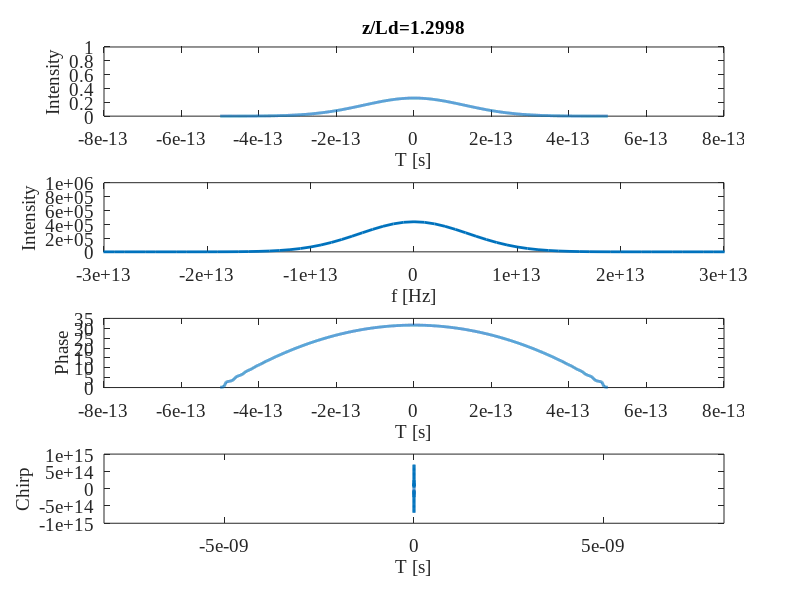
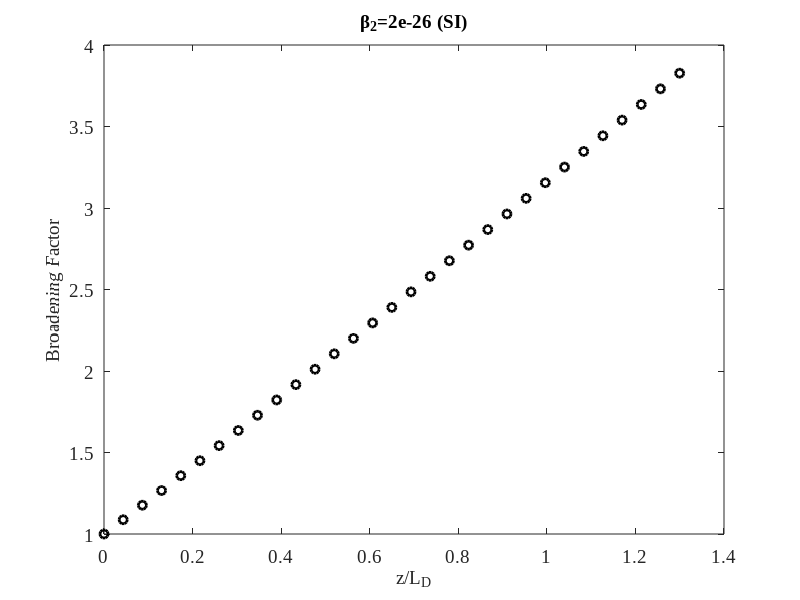
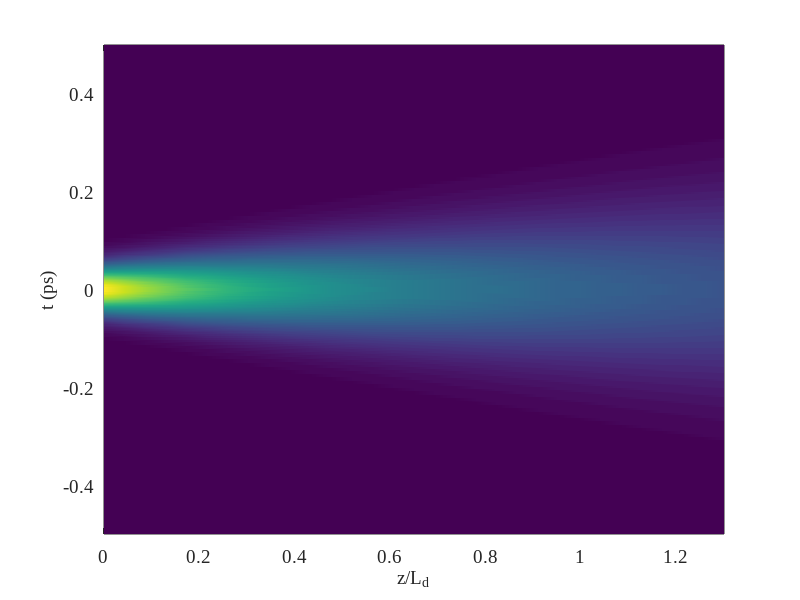
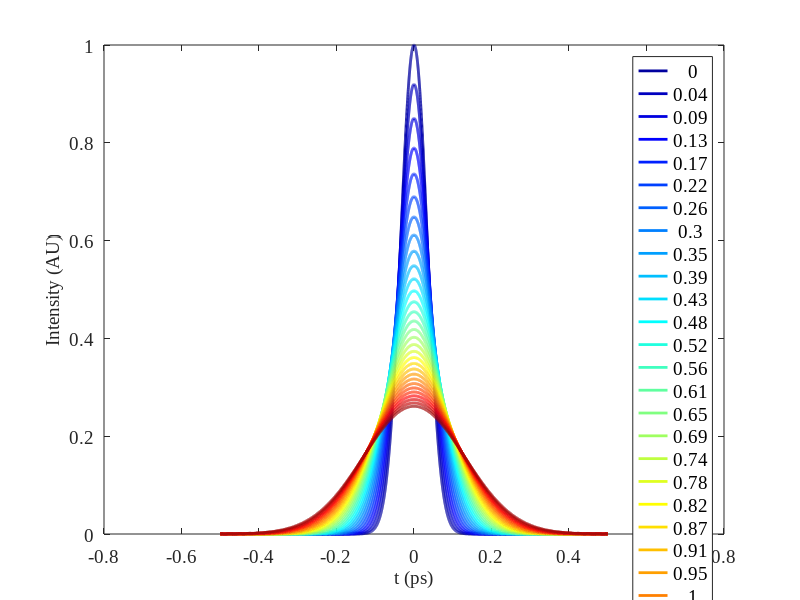

These figures' MATLAB source, in order:
clear
close all

%%%%%%%%%%%%%%%%%%%%%%%%%%%%%%%%%%%%%%%%%%%%%%%%%%%%%
%%%% FIELD AND SYSTEM PARAMETERS %%%%%%%%%%%%%%%%%%%%%%%%%%
%%%%%%%%%%%%%%%%%%%%%%%%%%%%%%%%%%%%%%%%%%%%%%%%%%%%%

T=500e-15;              %T_max dell'intervallo campionato in s
T0=80e-15;              %durata dell'impulso in s
s0=T0/2.355*sqrt(2);    %conversion FWHM to sigma
tp0=0;                  %posizione iniziale dell'impulso in s
beta1=0/(3e8/1.52);   
% zmax=50e-6;           %distanza massima all'interno del materiale dispersivo
beta2=1*2e-26;          %beta_2 for optical fiber
% beta2=0*7.6e-26;      %beta_2 for optical silica
% beta2=1*5.3e-26;      %beta_2 for CaF2
zmax=0.15;              %distanza massima all'interno del materiale dispersivo 
% alpha=1*1/22000;    
alpha=0*2;              % esagerated absortpion
C=-1*-2;%-2;             %initial chirp 



SaveVideo=0;            % controllo per salvare un video
Ld=s0*s0/abs(beta2);    %lunghezza di dispersione
N=1024*8;               % numero di tempi campionati
nsteps=30;              % numero di passi per la propagazione in z
dz=zmax/nsteps;

%main program
t=linspace(-T,T,N);     % creo il vettore dei tempi


f=zeros(size(t));       % creo vettore delle frequenze nullo da riempire
dF=1/(2*T);
for i=1:N/2
    f(i)=(i-1)*dF;
end
for i=(N/2+1):N
    f(i)=(i-N-1)*dF;
end


Omega=2*pi*f;
Dbeta=beta1*Omega+0.5*beta2*Omega.^2+1i*alpha*0.5;
propagator=exp(1i*Dbeta*dz);
all_intensities=zeros(N,nsteps+1);
zplot=zeros(1,nsteps+1);

A=exp(-(1+1i*C).*((t-tp0).^2/(2*s0^2)));
%figure,plot(t,real(A.*exp(-1i*1e14.*t)))
% A=1.*exp(-(1+1i*C).*(abs(t-tp0)/(2*s0)));
% A=sech(t/T0).*exp(-1i*C*(t-tp0).^2/(2*T0^2));
% w=T0; %width of rectangle
% A=rectpuls(t,2*w);
all_intensities(1:N,1)=abs(A).^2;



figure(1)
set(gcf,'units','normalized','outerposition',[0 0 1 1]);

if SaveVideo
    aviobj2=VideoWriter('Video_Dispersion2.avi');
    aviobj2.FrameRate =10;
    open(aviobj2)
end

sigma0=sqrt(sum(t.^2.*abs(A).^2)/sum(abs(A).^2)...
    -(sum(t.*abs(A).^2)/sum(abs(A).^2))^2);
Broadening(1)=1;

for iz=1:nsteps
    A=ifft(fft(A).*propagator);
    z=(iz-1)*dz;
    fase=unwrap(angle(A));
    chirp=-ifft(fft(fase).*1i.*Omega);

        
    
    
    figure(1)
    subplot(4,1,1)
    plot(t,abs(A).^2);
    xlabel('T [s]')
    ylabel('Intensity')
    ylim([0,1])
    
    %title(dz*iz)
    title(['z/Ld=' num2str(dz*iz/Ld) ])
    %title(dz*iz/Ld)
    subplot(4,1,2)
    [n_sortf m_sortf]=sort(f);
    B=fft(A);
    plot(f(m_sortf),abs(B(m_sortf)).^2);
    xlabel('f [Hz]')
    ylabel('Intensity')
    xlim([-3e13,3e13])
    ylim([0,1e6])
    subplot(4,1,3)
    plot(t,fase);
    
    xlabel('T [s]')
    ylabel('Phase')
    subplot(4,1,4)
    plot(t,real(chirp));
    xlabel('T [s]')
    ylabel('Chirp')
    
    xlim([-T0, T0])
    set(findall(gcf,'-property','FontSize'),'FontName',...
        'Times New Roman','FontSize',14)
    set(findobj(gcf,'type','line'),'LineWidth',2)
    pause(.1)
    drawnow
    sigmas=sqrt(sum(t.^2.*abs(A).^2)/sum(abs(A).^2)...
        -(sum(t.*abs(A).^2)/sum(abs(A).^2))^2);
    
    if SaveVideo
        F=getframe(gcf);
        writeVideo(aviobj2,F);
    end
    
    %   pause
    x=dz*iz;
    if abs(beta2)>0
        Broadening(iz+1)=sigmas/sigma0;
    end
    all_intensities(:,iz+1)=abs(A).^2;
    zplot(iz+1)=zplot(iz)+dz;
    %     text(1100,1000,['t=' num2str(x_position(i)) ' ps'])
    
    
end
% close(fig);
if SaveVideo
    close(aviobj2)
end

if abs(beta2)>0
    figure(2)
    title ('Broadening Factor')
    plot(zplot/Ld,Broadening, 'ko')
    xlabel('z/L_D')
    title (['\beta_2=', num2str(beta2) ' (SI)'])
    ylabel('Broadening Factor')
    set(findall(gcf,'-property','FontSize'),'FontName',...
        'Times New Roman','FontSize',14)
    set(findobj(gcf,'type','line'),'LineWidth',2)
end


z=zplot./Ld;
figure(3)
if beta2>0
    pcolor(z, t*1e12, all_intensities)
    xlabel('z/L_d')
else
    pcolor(zplot, t*1e12, all_intensities)
    xlabel('z/L_d')
end
shading interp
ylabel('t (ps)')
box on
set(findall(gcf,'-property','FontSize'),'FontName',...
    'Times New Roman','FontSize',14)
set(findobj(gcf,'type','line'),'LineWidth',2)


Col=jet(length(zplot));
figure(4),hold on
for k=1:length(zplot)
    plot(t*1e12, all_intensities(:,k),'linewidth',2,'color',Col(k,:))
end
xlabel('t (ps)')
ylabel('Intensity (AU)')
legend(num2str(round(z'*1e2)/1e2))
box on
set(findall(gcf,'-property','FontSize'),'FontName',...
    'Times New Roman','FontSize',14)
set(findobj(gcf,'type','line'),'LineWidth',2)

